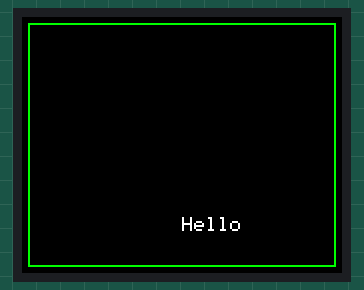
Recording of a sketch running on a simulated Arduino Uno, built with avr-gcc and run on an emulated ATmega328P. Shown: 160×128 colour display. What the sketch prints to the serial monitor is not drawn.

Above: at 0.2 s.

The sketch:

arduino_analog_monitor.ino
```cpp
/*
  Arduino Analog Monitor

  Main

*/

#include <Adafruit_GFX.h> // core graphics library
#include <Adafruit_ST7735.h> // hardware-specific library
#include <SPI.h>

#ifndef layout_h
#define layout_h
#include "layout.h"
#endif

#ifndef tracer_h
#define tracer_h
#include "tracer.h"
#endif

#define CS    10
#define DC     9
#define RESET  8
#define SCLK  13
#define MOSI  11

Adafruit_ST7735 tftDisplay = Adafruit_ST7735(CS, DC, RESET);
ScreenLayout sl = ScreenLayout(tftDisplay);

PlotTracer pt = PlotTracer(sl);

int x = 0;
int y = 0;

void setup() {
  general_setup();
  set_display_limits();
  draw_screen();
  print_setup();
  pt.reset();
}


void general_setup() {
  Serial.begin (9600); // serial monitor stuff
  tftDisplay.initR (INITR_BLACKTAB);
  tftDisplay.setRotation(3);
}


void set_display_limits() {
  sl.initDisplay(tftDisplay);
}


void draw_screen() {
  int padding = BORDER_PADDING;

  tftDisplay.fillScreen (ST7735_BLACK);

  int x0 = padding;
  int y0 = padding;
  int w = sl.x_max - sl.x_min;
  int h = sl.y_min - sl.y_max; // Or Adafruit will kill everybody
  tftDisplay.drawRect(x0, y0, w, h, ST7735_GREEN);

  tftDisplay.setCursor (80, 100);
  tftDisplay.print ("Hello");

}


void loop() {
  x = pt.getCurrentPoint().x;

  int xs = x - sl.x_min;

  //int ys = int(sl.h_max * sin(9.0 * float(xs) / float(sl.x_max - sl.x_min) )  );
  int ys = int(sl.h_max * pow(sin(9.0 * float(xs) / float(sl.x_max - sl.x_min) ), 19) );
  y =  sl.y_offset - ys;


  // drawGraphPoint(tftDisplay, x, y);
  pt.drawPlotPoint(tftDisplay, x, y, ST7735_GREEN);

  pt.nextX();
  if (pt.isLimitReached()) {
    pt.reset();
    draw_screen();

  }

  delay(10);

}


void print_setup() {
  Serial.println("x_min=" + String(sl.x_min) );
  Serial.println("y_min=" + String(sl.y_min) );
  Serial.println("x_max=" + String(sl.x_max) );
  Serial.println("y_max=" + String(sl.y_max) );
  Serial.println("y_offset=" + String(sl.y_offset) );
  Serial.println("h_max=" + String(sl.h_max) );
}
```

layout.cpp
```cpp
/*
  Arduino Analog Monitor

  Screen Layout

*/

#include <Adafruit_GFX.h> // core graphics library
#include <Adafruit_ST7735.h>

#ifndef layout_h
#define layout_h
#include "layout.h"
#endif

ScreenLayout::ScreenLayout (Adafruit_ST7735 tftDisplay) {
  //initDisplay(tftDisplay);
}

void ScreenLayout::initDisplay (Adafruit_ST7735 tftDisplay) {


  width = tftDisplay.width();
  height = tftDisplay.height();

  x_min = BORDER_PADDING;
  y_min = tftDisplay.height() - BORDER_PADDING;
  x_max = tftDisplay.width() - BORDER_PADDING;
  y_max = BORDER_PADDING;

  y_offset = (y_min + y_max) / 2;
  h_max =  (y_min + y_max) / 2 - 5 * BORDER_PADDING;

}
```

layout.h
```cpp
/*
  Arduino Analog Monitor

  Screen Layout

*/
#include <Adafruit_GFX.h> // core graphics library
#include <Adafruit_ST7735.h>

#define BORDER_PADDING  3

class ScreenLayout {
  public:
    int width = 0;
    int height = 0;
    int x_min = 0;
    int x_max = 0;
    int y_min = 0;
    int y_max = 0;
    int y_offset = 0;
    int h_max = 0;

    ScreenLayout (Adafruit_ST7735 tftDisplay);
    void initDisplay (Adafruit_ST7735 tftDisplay);

};
```

tracer.cpp
```cpp
/*
  Arduino Analog Monitor

  Plot tracer

*/

#include <Adafruit_GFX.h> // core graphics library
#include <Adafruit_ST7735.h>

#ifndef tracer_h
#define tracer_h
#include "tracer.h"
#endif

#ifndef layout_h
#define layout_h
#include "layout.h"
#endif

PlotTracer::PlotTracer (ScreenLayout& s) : sl{s} {
   sl = s;
}

void PlotTracer::drawPlotPoint(Adafruit_ST7735 d, int x, int y, int color){
  previous.x = current.x;
  previous.y = current.y;
  d.drawLine(previous.x, previous.y, x, y, color);
  d.drawPixel(x, y, ST7735_RED);
  current.x = x;
  current.y = y;
}

void PlotTracer::reset(){
  previous.x = sl.x_min;
  previous.y = sl.y_offset;
  current.x = sl.x_min;
  current.y = sl.y_offset;
}

bool PlotTracer::isLimitReached(){
  return current.x == sl.x_max;
}

void PlotTracer::nextX(){
  current.x ++;
}

Point PlotTracer::getCurrentPoint(){
  return current;
}

Point PlotTracer::getPreviousPoint(){
  return previous;
}
```

tracer.h
```cpp
/*
  Arduino Analog Monitor

  Plot tracer

*/

#include <Adafruit_GFX.h> // core graphics library
#include <Adafruit_ST7735.h>

#ifndef layout_h
#define layout_h
#include "layout.h"
#endif

struct Point {
  unsigned char x;
  unsigned char y;
};

class PlotTracer {

  private:
    Point previous, current;

  public:
    ScreenLayout& sl;
    PlotTracer(ScreenLayout& s);
    void drawPlotPoint(Adafruit_ST7735 d, int x, int y, int color);
    void reset();
    bool isLimitReached();
    void nextX();
    Point getCurrentPoint();
    Point getPreviousPoint();

};
```
